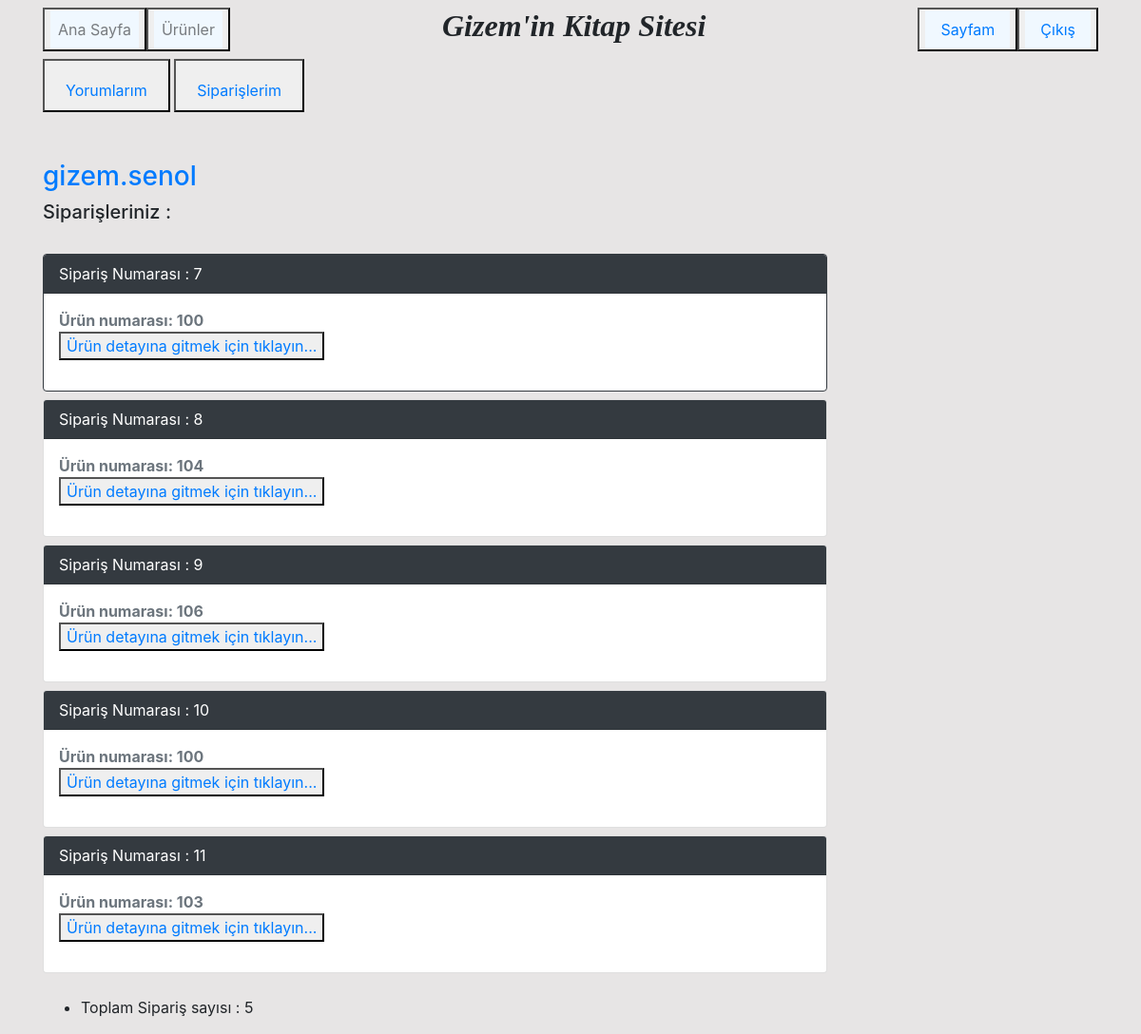
Screenshot of /accounts/dashboard/orders/ (signed in) with the database file from the repository.
### personal_portfolio/products/models.py (models this page shows)
class Order(models.Model):
    product = models.ForeignKey(Product, on_delete=models.CASCADE, related_name='orders')
    user = models.ForeignKey(User, on_delete=models.CASCADE, related_name='orders')
    class Meta:
        db_table = 'orders'

### personal_portfolio/accounts/views.py (the view)
# urls.py: path('dashboard/orders/', views.order_view, name = 'order_view'),
def order_view(request):
    user = User.objects.get(username = request.user)
    orders = Order.objects.filter(user_id = user.id)
    orders.length = len(orders)
    context = {
        'orders': orders,
    }
    return render (request, 'orders.html', context)

### personal_portfolio/accounts/templates/orders.html (shortened to what this page needs)
{% extends 'base.html' %}
{% block content %}
<button><a  style="float:right;margin-top: 10px;margin-right: 0ch" class="nav-link" href="{% url 'comment_view' %}">Yorumlarım</a></button>
<button><a  style="float:right;margin-top: 10px;margin-right: 0ch" class="nav-link" href="{% url 'order_view' %}">Siparişlerim</a></button>
<div class="row user">
  <div class="col-md-9">
    <div class="tab-content">
      <div class="tab-pane active" id="user-timeline">
        <div class="timeline-post">
            <div class="post-media">
              <div class="content">
                <br><br>
                <h3><a href="#">{{user.get_username}}</a></h3>
              </div>
            </div>
          <div class="post-content">
              {%if orders%}<h5>Siparişleriniz :</h5><br>{%endif%}
              {% for order in orders %}
              <div class="card {% if forloop.last %}mb-4{% else %}mb-2{% endif %} {% if forloop.first %}border-dark{% endif %}">
                  <div class="card-header text-white bg-dark py-2 px-3">Sipariş Numarası : {{order.id}}</div>
                <div class="card-body p-3">
                  <div class="row">
                    <div class="col-10">
                      <div class="row mb-3">
                        <div class="col-6">
                          <strong class="text-muted">Ürün numarası: {{ order.product_id }}</strong>
                          <button><a href="{% url 'product_detail' order.product_id %}">Ürün detayına gitmek için tıklayın... </a></button>
                        </div>
                      </div>
                    </div>
                  </div>
                </div>
              </div>
            {% endfor %}
        </div>
          <ul class="post-utility">
            <li class="comments">Toplam Sipariş sayısı : {{orders.length}}</li>
          </ul>
        </div>
      </div>
      </div>
    </div>
  </div>
</div>
{% endblock %}

### rows the page displays
Order: id "7", product_id "100"
Order: id "8", product_id "104"
Order: id "9", product_id "106"
Order: id "10", product_id "100"
Order: id "11", product_id "103"

### other values shown
{{ user.get_username }} "gizem.senol"
{{ orders.length }} "5"
